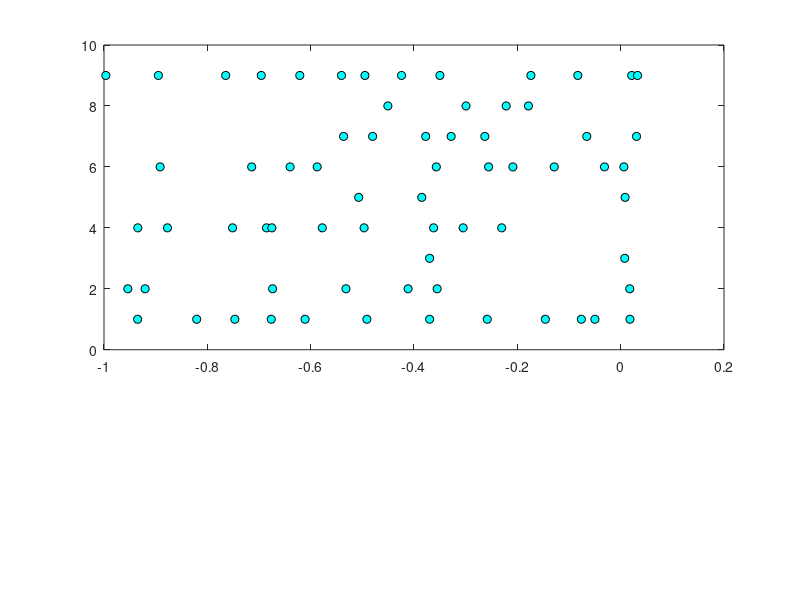

Reproduce this figure in MATLAB. (Note: this script raises an error after producing the figure.)
%% Lesson 4 = 2021/08/03; Rastergrams and PSTH (peri-stimulus time histogram)

clear, clc
load('SpikeGustatoryCortex.mat')

% dimensions (of data spiketimes just loaded)
% LGC = left gustatory cortex; RGC = right GC
% 1 - Hemisphere (LGC: 1, RGC: 2)
% 2 - Mouse number (mouse: 1, 2 e 3)
% 3 - Session (1-4, experiment days)
% 4 - Taste (1: NaCl, 2: Citric Acid, 3: Quinine (bitter), 4: Sucrose)
% 5 - Unit Number (max of 8 neurons)
% 6 - Trial Number (max of 10 trials)

%% Single spike train rastergram

% setup - data we want
clear, clc, clf
load('SpikeGustatoryCortex.mat')
hemi = 1;
rat = 1;
session = 1;
taste = 1;
unit = 1;
trial = 1;

% taking one second out from basal activity (mark input time)
spks = spiketimes{hemi,rat,session,taste,unit,trial}-1; 

subplot(111)
    plot(spks,ones(size(spks)),'ko','markerfacecolor','c')
    hold on
    plot([0 0],[0 2],'r--','linew',2)
    hold off
    xlim([-1 2.5])
    set(gca,'ytick',1,'fontsize',14)
    xlabel('Time (s)')
    % ylabel('LGC, rat 1, day 1, Taste NaCl, Neuron 1, Trial #')
    ylabel('Trial #')
    title('Rastergram')


%% Loop over trials - Rastergram

% setup - data we want
clf
hemi = 1;
rat = 1;
session = 1;
taste = 1;
unit = 1;

subplot(111)
    for trial = 1:10
        spks = spiketimes{hemi,rat,session,taste,unit,trial}-1; 
        plot(spks,trial*ones(size(spks)),'ko','markerfacecolor','c')
        hold on
    end
    plot([0 0],[0 trial+1],'r--','linew',2)
    hold off
    xlim([-1 2.5])
    ylim([0 10])
    set(gca,'ytick',1:trial,'fontsize',14)
    xlabel('Time (s)')
    ylabel('Trial #')
    title('Rastergram')


%% Loop over tastes and trials- Rastergram

% setup - data we want
clf
hemi = 1;
rat = 1;
session = 1;
unit = 1;

% set marker of taste
cor{1} = 'c';
cor{2} = 'g';
cor{3} = 'r';
cor{4} = 'b';

subplot(111)
    count = 0;
    for taste = 1:4
    for trial = 1:10
        count = count+1;
        spks = spiketimes{hemi,rat,session,taste,unit,trial}-1; 
        plot(spks,(trial+(taste-1)*10)*ones(size(spks)),...
        'ko','markerfacecolor',cor{taste})
        hold on
    end
    end
    plot([0 0],[0 count+1],'r--','linew',2)
    hold off
    xlim([-1 2.5])
    ylim([0 count])
    xlabel('Time (s)')
    ylabel('Trial #')
    set(gca,'fontsize',14)
    title('Rastergram')

%% Discrete PSTH

% setup - data we want
clf
hemi = 1;
rat = 1;
session = 1;
unit = 1;

% store all spk times by concatanation of vectors
SPKSALL = [];

subplot(3,1,[1 2])
    count = 0;
    for taste = 1:4
    for trial = 1:10
        count = count+1;
        spks = spiketimes{hemi,rat,session,taste,unit,trial}-1; 
        plot(spks,(trial+(taste-1)*10)*ones(size(spks)),...
        'ko','markerfacecolor',cor{taste})
        hold on
        % cancatanate spk times
        SPKSALL = [SPKSALL,spks]; 
    end
    end
    plot([0 0],[0 count+1],'r--','linew',2)
    hold off
    xlim([-1 2.5])
    ylim([0 count])
    ylabel('Trial #')
    set(gca,'fontsize',14)
    title('Rastergram')

    
%%% Discrete PSTH
winlength = 0.1;
clear PSTH T
nwintotal = 3.5/winlength;
for nwin = 1:nwintotal
    LimE = -1 + (nwin-1)*winlength;
    LimD = -1+winlength + (nwin-1)*winlength; 
    PSTH(nwin) = sum(SPKSALL>LimE & SPKSALL<=LimD);
    T(nwin) = (LimE+LimD)/2;
end

subplot(3,1,3)
    % transforming count in Firing Rate (in Hz)
    bar(T,PSTH/(winlength*count),'k')
    set(gca,'fontsize',14)
    xlabel('Time (s)')
    ylabel('Firing Rate (Hz)')


%% Continuous PSTH

clear PSTH T
%%% This makes the continuous aspect. it has to be step<=winlength. 
%%% If step=winlength then this plot is discrete rather then continuos
%%% If step<windlength then the continuous aspect starts to be seem
%%% try step = 0.01 to see continuous aspect. 
%%% try step<0.01 to see that nothing happens
step = 0.1;
Nwin = (3.5-winlength)/step+1;

for nwin = 1:Nwin
   LimE = -1 + (nwin-1)*step;
   LimD = LimE + winlength;
   PSTH(nwin) = sum(SPKSALL>LimE & SPKSALL<=LimD);
   T(nwin) = (LimE+LimD)/2;   
end

% transforming count in Firing Rate (in Hz)
FR = PSTH/(winlength*count);
subplot(3,1,3)
    % plot(T,FR)
    fill([-1,T,2.5],[0,FR,0],'c')
    xlabel('Time (s)')
    ylabel('Firing Rate (Hz)')
    set(gca,'fontsize',14)
    
    
%% Discrete PSTH without loop rotine

% get all spikes without loop
SPKSALL2 = [spiketimes{hemi,rat,session,:,unit,:}]-1;
bincenters = -0.95:winlength:2.45;
PSTH2 = hist(SPKSALL2,bincenters);

subplot(3,1,3)
    bar(T,PSTH,'k') %%% notice spike count here, not firing rate
    hold on
    % bar(T,PSTH2,'g')
    hold off
    set(gca,'fontsize',14)
    xlabel('Time (s)')
    ylabel('spike counts')
    
    
%% (Discrete) PSTH with standard deviation from trials bar

clf
clear FR FR2
clear PSTH T T2
winlength = 0.1;
step = 0.1;
Nwin = (3.5-winlength)/step+1;

subplot(3,1,[1 2])
    count = 0;
    for taste = 1:4
    for trial = 1:10
        count = count+1;
        spks = spiketimes{hemi,rat,session,taste,unit,trial}-1; 
        plot(spks,(trial+(taste-1)*10)*ones(size(spks)),...
        'ko','markerfacecolor',cor{taste})
        hold on
        
        % discrete case
        [spikecount T] = hist(spks,-0.95:winlength:2.45); 
        FR(count,:) = spikecount/winlength;
        
        % continuous case
        for nwin = 1:Nwin
           LimE = -1 + (nwin-1)*step;
           LimD = LimE + winlength;
           PSTH(nwin) = sum(spks>LimE & spks<=LimD);
           T2(nwin) = (LimE+LimD)/2;   
        end
        FR2(count,:) = PSTH/winlength;
    end
    end
    plot([0 0],[0 count+1],'r--','linew',2)
    hold off
    xlim([-1 2.5])
    ylim([0 count])
    ylabel('Trial #')
    set(gca,'fontsize',14)
    title('Rastergram')

subplot(3,1,3)
    M = mean(FR);
    SD = std(FR);
    SEM = SD/sqrt(count);
    errorbar(T,M,SEM,'k-sq','markerfacecolor','k')
    xlabel('Time (s)')
    ylabel('Firing Rate (Hz)')
    set(gca,'fontsize',14)

%% (Continuous) PSTH with standard deviation from trials bar

M2 = mean(FR2);
SD2 = std(FR2);
SEM2 = SD2/sqrt(count);

subplot(313)
    plot(T2,mean(FR2),'k','linew',2)
    hold on
    plot(T2,mean(FR2)+SEM2,'k','linew',1)
    plot(T2,mean(FR2)-SEM2,'k','linew',1)
    hold off

    A = mean(FR2)+SEM2;
    B = mean(FR2)-SEM2;

    fill([T2 T2(end:-1:1)],[A B(end:-1:1)],'c')
    hold on
    plot(T2,mean(FR2),'k','linew',2)
    hold off
    xlabel('Time (s)')
    ylabel('Firing Rate (Hz)')
    set(gca,'fontsize',14)










